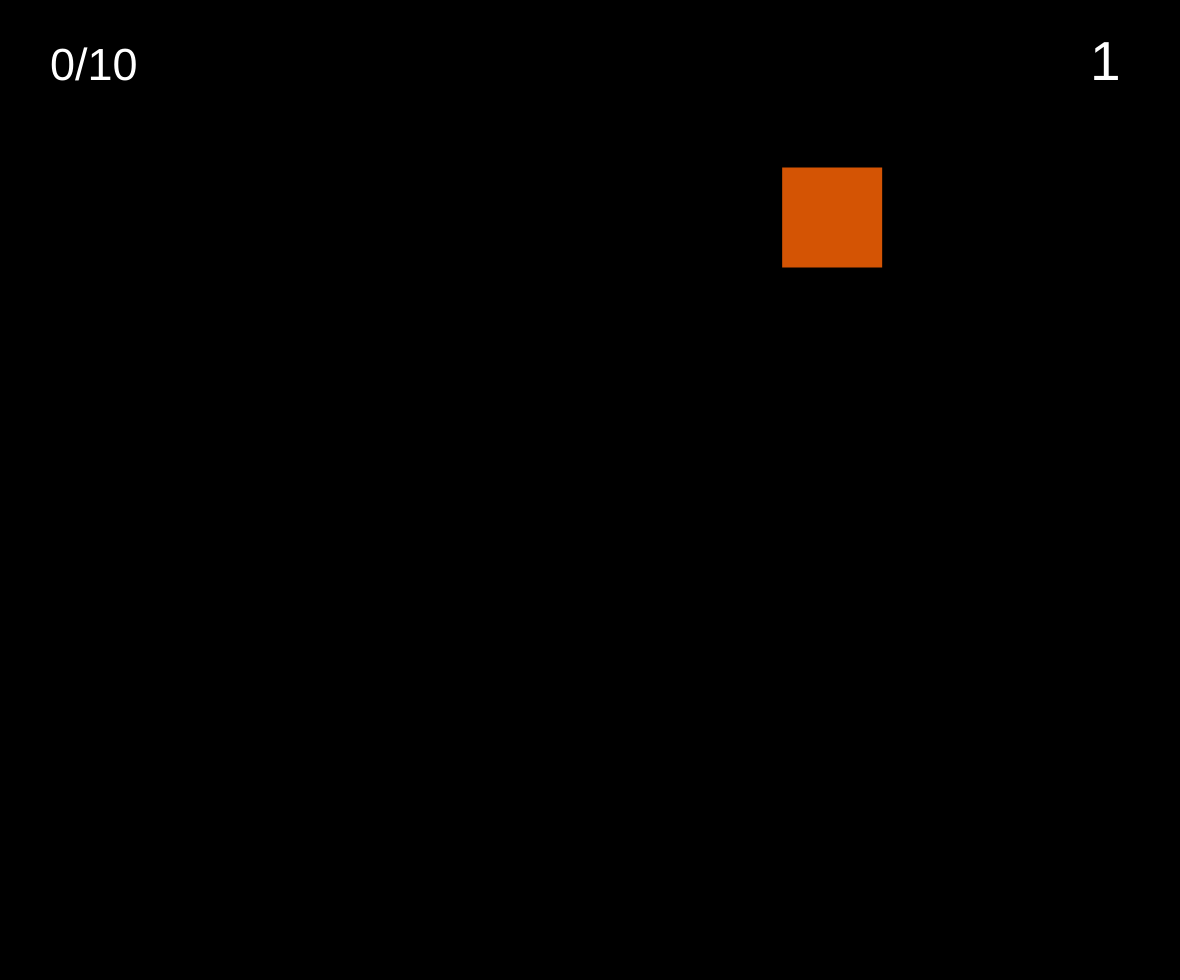
Frame 1 (no input)
Frame 60 (no input): identical to frame 1, image omitted
Frame 120 (the mouse pressed at the canvas centre since frame 60): identical to frame 1, image omitted

The p5.js sketch that drew this single still picture (run headless with seeded random() and noise() and a simulated clock; from frame 60 on, the mouse is pressed at the canvas centre):

// p5.js sketch
// ── sketch.js
var posx;
var posy;
var backFill;
var xposs = [];
var yposs = [];
var step;
var level = {
    displaynum: 1,
    lvlnum: 0,
    time: 150
};
var times = [150, 110, 85, 70, 55, 40, 35, 30, 25, 20, 19, 18, 17, 16, 15, 14, 13, 12, 11, 10, 9, 8, 7, 6, 5, 4, 3, 2, 1];
var score = 0;
//TODO: Dim each square slowly like every click

function setup() {
	createCanvas(window.innerWidth-20, window.innerHeight-20);
	backFill = createGraphics(width, height);
	backFill.clear();
	print(times[level.lvlnum]);
}

function draw() {
	// Background
    background(0); 
	image(backFill, 0, 0);
	
    if (level.lvlnum >= times.length) {
        keyPressed();
    }
    
    // Rectangle
	if (level.time == times[level.lvlnum]) {
		posx = random(-25, width-75);
		posy = random(-25, height-75);
        level.time = 0;
	}
	
    for (let step = 0; step < xposs.length; step++) {		
		backFill.noStroke();
		backFill.fill(57, 2, 153);
		backFill.rect(xposs[step], yposs[step], 100, 100);
	}
	
	// Moving Rectangle
	noStroke();
	fill(212, 84, 4);
    rect(posx, posy, 100, 100); 
	level.time++;
	
    if (score == 10) {
        score = 0
        level.displaynum++
        level.lvlnum++
		print(times[level.lvlnum]);
    }
    
    // Onscreen Text
    fill(255);
    
    textSize(45);
    text(score+"/10", 50, 80);
    
    textSize(55);
    text(level.displaynum, width-90, 80);
}

// On click
function mousePressed() {
	if ((mouseX >= posx) && (mouseX < (posx+100)) && (mouseY >= posy) && (mouseY < (posy+100))) {
		xposs.push(posx);
		yposs.push(posy);
		level.time = times[level.lvlnum];
        score++
	}
}

// On key press
function keyPressed() {
	xposs = [];
	yposs = [];
    level = {
        displaynum: 1,
        lvlnum: 0,
        time: 150
    };
    score = 0;
	backFill.clear();
}
